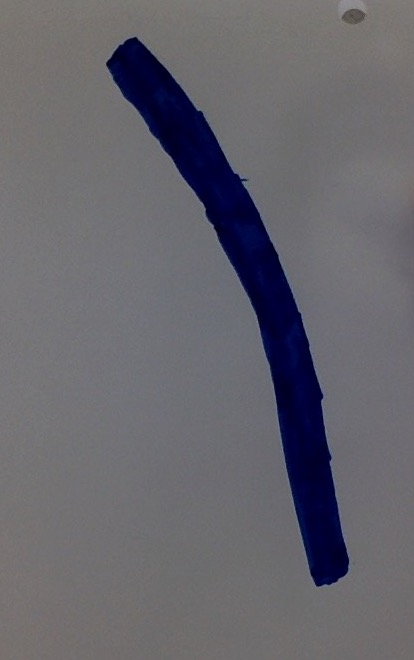
#> input picture LaneDetection/Samples/Photo on 3-2-17 at 2.09 PM.jpg, 414 x 660 px, given in place of the camera
$ python newtest.py
#> lines starting #> are read from the running program, lines starting #| are printed output that depends on the picture; after the words box and inside, x2 and y2 are one past the last pixel; in counts of white or black regions, pixels touching at a corner belong together; long printed decimals are rounded
import cv2
import sys
import numpy as np
import math

mtx = np.matrix([[  1.09737118e+03, 0.00000000e+00, 6.29382303e+02], [  0.00000000e+00, 1.10083151e+03, 3.71037449e+02], [  0.00000000e+00, 0.00000000e+00, 1.00000000e+00]])
dist = np.matrix([[  1.37334519e-01, -1.20441566e+00, 2.19553714e-03, -4.06071434e-04, 2.18048197e+00]])


kernel1 = np.ones((4, 4), np.uint8)
kernel2 = np.ones((9, 9), np.uint8)
trap_bottom_width = 0.85
trap_top_width = 0.07
trap_height = 0.4

try:
    vidStream = cv2.VideoCapture(1) # index of your camera
except:
    print ("problem opening input stream")
    sys.exit(1)

while True:
        ret, frame = vidStream.read()
#> frame is the input picture: shape (660, 414, 3); mean B, G, R 108.1, 100.9, 102.2
        cv2.imshow('frame',frame)
        blur = cv2.GaussianBlur(frame, (5, 5), 3)
        cv2.imshow('blur', blur)
        hsv = cv2.cvtColor(blur, cv2.COLOR_BGR2HSV)  # Convert to HSV
#> hsv: shape (660, 414, 3); mean H, S, V 103.6, 32.6, 109.4
        lower_blue = np.array([110, 50, 50])  # define range of blue color in HSV
        upper_blue = np.array([130, 255, 255])
        mask = cv2.inRange(hsv, lower_blue, upper_blue)  # Threshold the HSV image to get only blue colors
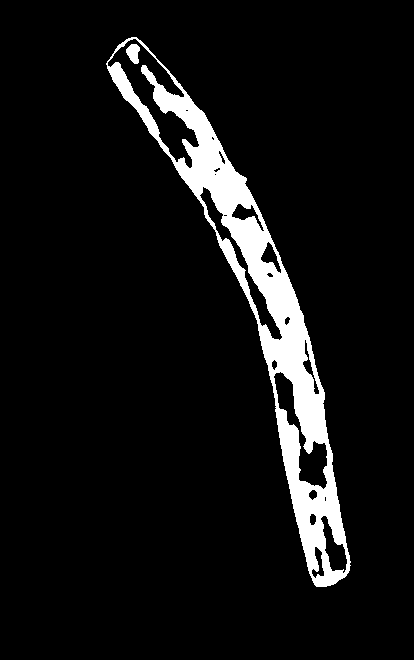
#> mask: shape (660, 414); 7.4% white; 2 white regions, box (x1, y1, x2, y2) and area: (106, 37, 351, 587) 19899, (126, 44, 140, 64) 194
        cv2.imshow('mask', mask)
        res = cv2.bitwise_and(frame, frame, mask=mask)
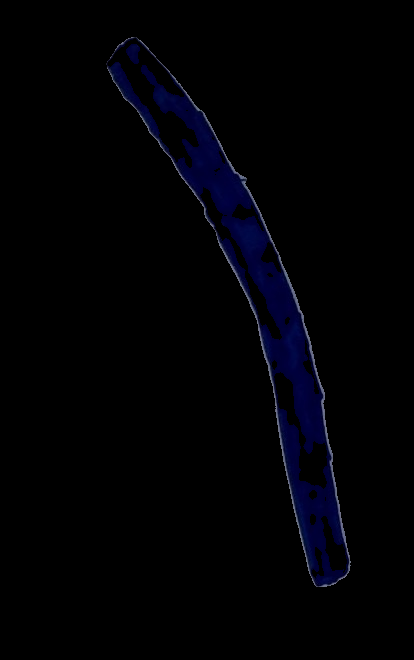
#> res: shape (660, 414, 3); mean B, G, R 4.7, 1.1, 0.9
        cv2.imshow('res', res)  # Show result
        dilation = cv2.dilate(mask, kernel1, iterations=3)
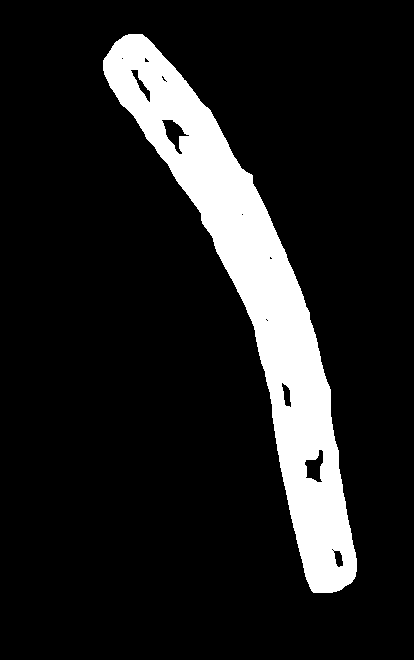
#> dilation: shape (660, 414); 12.6% white; 1 white region, box (x1, y1, x2, y2) and area: (103, 34, 357, 593) 34376
        cv2.imshow('dilate',dilation)
        erosion = cv2.erode(dilation, kernel1, iterations=1)
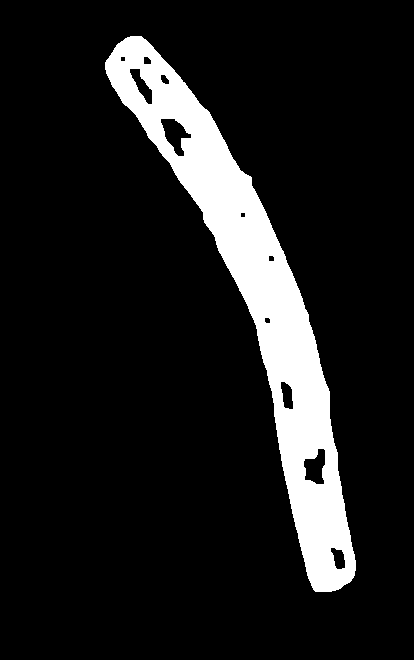
#> erosion: shape (660, 414); 11.4% white; 1 white region, box (x1, y1, x2, y2) and area: (105, 36, 356, 592) 31064
        cv2.imshow('erosion', erosion)
        edged = cv2.Canny(erosion, 50, 150)
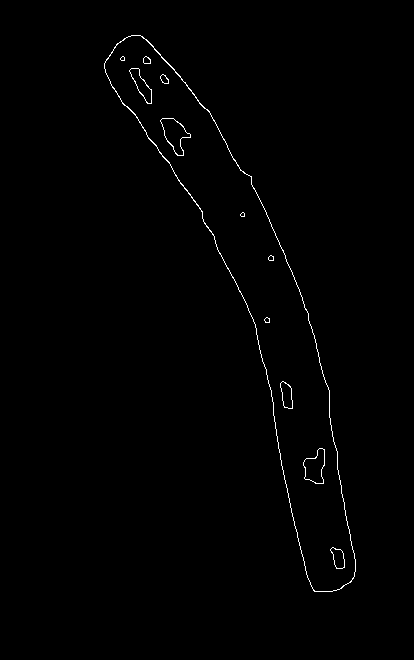
#> edged: shape (660, 414); 0.67% white in thin lines or dots, all inside (x1, y1, x2, y2) = (104, 35, 356, 592)
        closing = cv2.morphologyEx(edged, cv2.MORPH_CLOSE, kernel2)
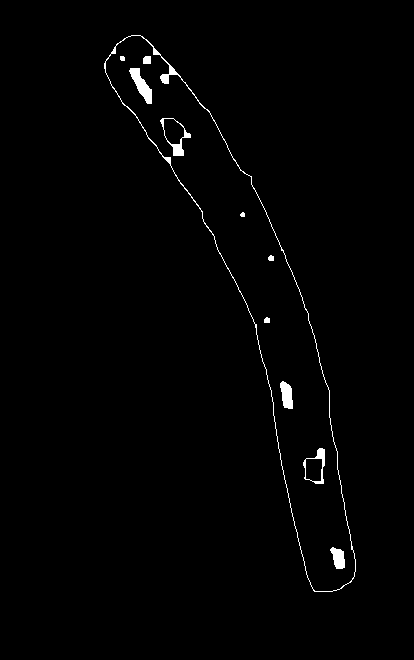
#> closing: shape (660, 414); 1.1% white; 11 white regions, largest, box (x1, y1, x2, y2) and area: (104, 35, 356, 592) 1496, (129, 68, 152, 104) 367, (280, 381, 293, 409) 263
        minLineLength = 50
        lines = cv2.HoughLinesP(image=edged, rho=0.02, theta=np.pi / 500, threshold=5, lines=np.array([]), minLineLength=minLineLength, maxLineGap=100)
#> lines = 82 rows, first 6: [337, 589, 337, 451], [111, 85, 286, 260], [280, 459, 280, 383], [281, 465, 281, 382], [290, 507, 308, 579], [118, 96, 177, 155]
        a, b, c = lines.shape
#> a = 82; b = 1; c = 4
        right_lines = []
        left_lines = []
        slopethreshold = 2
        slopes = []
        editedlines = []
        draw_right = True
        draw_left = True

        #for i in range(a):
           # cv2.line(frame, (lines[i][0][0], lines[i][0][1]),(lines[i][0][2], lines[i][0][3]), (0, 255, 0), 3)

        for line in lines:
            x1, y1, x2, y2 = line[0]
            slope = (y2 - y1) / (x2 - x1)
            if abs(slope) > slopethreshold:
                slopes.append(slope)
                editedlines.append(line)
#> this loop made 82 passes
#> (x1, y1, x2, y2, slope) on passes 1 to 12: (337, 589, 337, 451, -inf), (111, 85, 286, 260, 1), (280, 459, 280, 383, -inf), (281, 465, 281, 382, -inf), (290, 507, 308, 579, 4), (118, 96, 177, 155, 1), (108, 77, 180, 77, 0), (251, 315, 272, 399, 4), (132, 35, 210, 113, 1), (283, 474, 283, 381, -inf), (151, 141, 151, 89, -inf), (109, 55, 266, 212, 1)
#> after the loop, editedlines = 51 items, first 6: [[337, 589, 337, 451]], [[280, 459, 280, 383]], [[281, 465, 281, 382]], [[290, 507, 308, 579]], [[251, 315, 272, 399]], [[283, 474, 283, 381]]; slopes = 51 items, first 6: -inf, -inf, -inf, 4, 4, -inf

        lines = editedlines
#> lines has the same summary as editedlines

        rightlanelines = []
        leftlanelines = []

        for i, line in enumerate(lines):
            x1, y1, x2, y2 = line[0]
            imgcenterx = frame.shape[1] / 2
            if slopes[i] > 0 and x1 > imgcenterx and x2 > imgcenterx:
                rightlanelines.append(line)
            elif slopes[i] < 0 and x1 < imgcenterx and x2 < imgcenterx:
                leftlanelines.append(line)
#> this loop made 51 passes
#> (x1, y1, x2, y2) on passes 1 to 12: (337, 589, 337, 451), (280, 459, 280, 383), (281, 465, 281, 382), (290, 507, 308, 579), (251, 315, 272, 399), (283, 474, 283, 381), (151, 141, 151, 89), (308, 313, 327, 386), (162, 156, 162, 74), (143, 128, 143, 59), (324, 465, 324, 378), (291, 510, 291, 388)
#> after the loop, leftlanelines = 15 items, first 6: [[151, 141, 151, 89]], [[162, 156, 162, 74]], [[143, 128, 143, 59]], [[139, 122, 139, 69]], [[144, 130, 144, 57]], [[183, 186, 183, 81]]; rightlanelines = [[[290, 507, 308, 579]], [[251, 315, 272, 399]], [[308, 313, 327, 386]], [[306, 309, 325, 382]], [[253, 319, 271, 391]], [[290, 505, 310, 584]], [[249, 311, 272, 401]]]

        rightlanelinesx = []
        rightlanelinesy = []

        for line in rightlanelines:
            x1, y1, x2, y2 = line[0]

            rightlanelinesx.append(x1)
            rightlanelinesx.append(x2)

            rightlanelinesy.append(y1)
            rightlanelinesy.append(y2)
#> this loop made 7 passes
#> after the loop, rightlanelinesx = [290, 308, 251, 272, 308, 327, 306, 325, 253, 271, 290, 310, 249, 272]; rightlanelinesy = [507, 579, 315, 399, 313, 386, 309, 382, 319, 391, 505, 584, 311, 401]

        if len(rightlanelinesx) > 0:
            rightslope, rightintercept = np.polyfit(rightlanelinesx, rightlanelinesy, 1)  # y = m*x + b
#> rightslope = 1.39; rightintercept = 7.83

        leftlanelinesx = []
        leftlanelinesy = []

        for line in leftlanelines:
            x1, y1, x2, y2 = line[0]

            leftlanelinesx.append(x1)
            leftlanelinesx.append(x2)

            leftlanelinesy.append(y1)
            leftlanelinesy.append(y2)
#> this loop made 15 passes
#> (x1, y1, x2, y2) on passes 1 to 12: (151, 141, 151, 89), (162, 156, 162, 74), (143, 128, 143, 59), (139, 122, 139, 69), (144, 130, 144, 57), (183, 186, 183, 81), (182, 185, 182, 79), (180, 183, 180, 123), (146, 134, 146, 63), (123, 104, 123, 39), (161, 153, 161, 75), (163, 129, 163, 74)
#> line on passes 13 to 15: [[181, 184, 181, 78]], [[138, 120, 138, 35]], [[124, 105, 124, 39]]

        if len(leftlanelinesx) > 0:
            leftslope, leftintercept = np.polyfit(leftlanelinesx, leftlanelinesy, 1)  # y = m*x + b

        height, width, channels = frame.shape
        y1 = height
        y2 = height * (0.3)

        rightx1 = (y1 - rightintercept) / rightslope
        rightx2 = (y2 - rightintercept) / rightslope

        leftx1 = (y1 - leftintercept) / leftslope
        leftx2 = (y2 - leftintercept) / leftslope

        y1 = int(y1)
        y2 = int(y2)
        rightx1 = int(rightx1)
        rightx2 = int(rightx2)
        leftx1 = int(leftx1)
        leftx2 = int(leftx2)

        cv2.line(frame, (rightx1, y1), (rightx2, y2), [0, 0, 255], 2)
        cv2.line(frame, (leftx1, y1), (leftx2, y2), [0, 0, 255], 2)

        centerlanex1 = (leftx1 + rightx1) / 2
        centerlanex2 = (leftx2 + rightx2) / 2

        centerlanex1 = int(centerlanex1)
        centerlanex2 = int(centerlanex2)
        imgcenterx = int(imgcenterx)
        cv2.line(frame,(imgcenterx,0),(imgcenterx,426),[0, 0, 0], 2)
        cv2.line(frame, (imgcenterx, y1), (centerlanex2, y2), [0, 0, 0], 2)
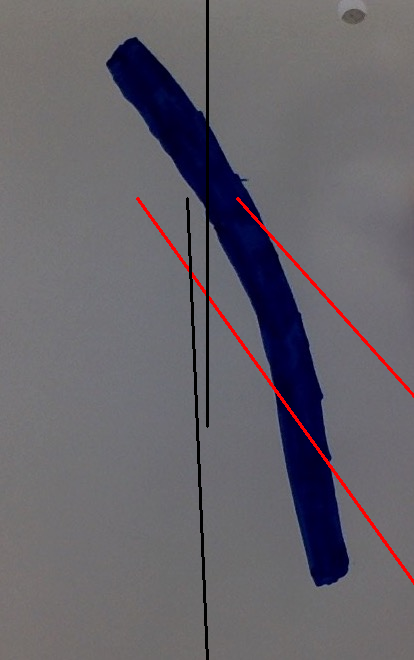
#> frame: shape (660, 414, 3); mean B, G, R 106.2, 99.1, 102.7
        opp = imgcenterx-centerlanex2
        adj = height - y2
        steeringangle = math.atan(opp/adj)
        angle = math.degrees(steeringangle)
        print('steering angle:',angle)
#| steering angle: 2.479
        cv2.imshow('lines', frame)
        cv2.waitKey(5)
